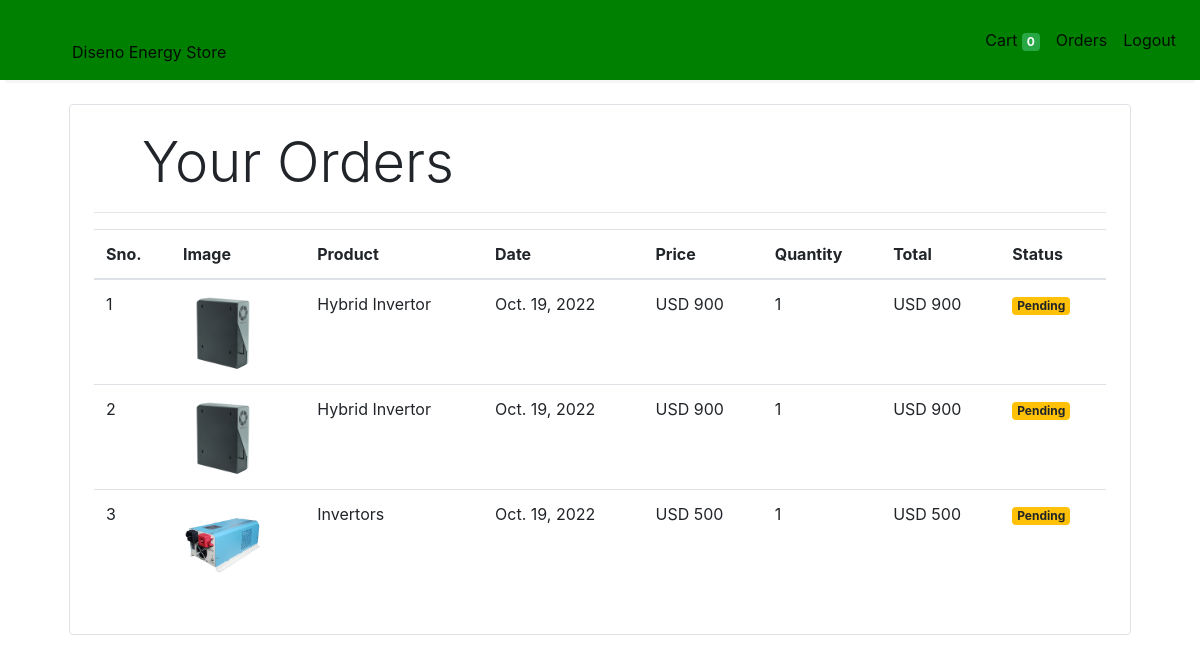
Page /orders (signed in) on the earlier database version.
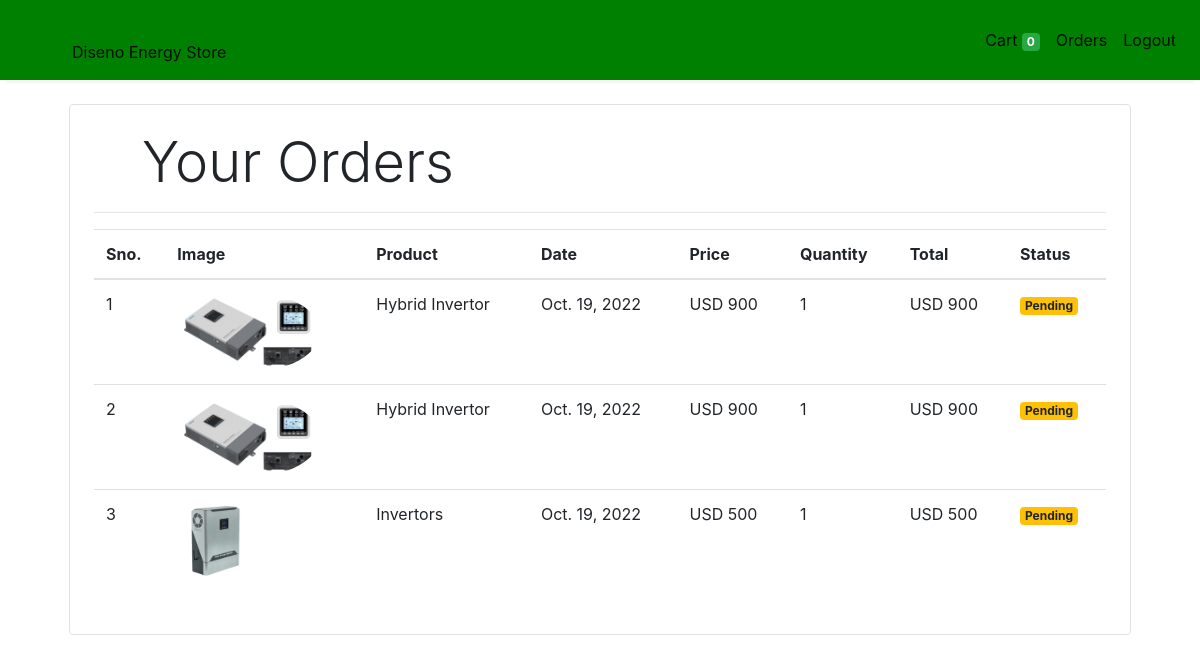
Same page on the later database version.
### store/models/orders.py (models this page shows, shortened)
class Order(models.Model):
    product = models.ForeignKey(Products,
                                on_delete=models.CASCADE)
    customer = models.ForeignKey(Customer,
                                 on_delete=models.CASCADE)
    quantity = models.IntegerField(default=1)
    price = models.IntegerField()
    address = models.CharField (max_length=50, default='', blank=True)
    phone = models.CharField (max_length=50, default='', blank=True)
    date = models.DateField (default=datetime.datetime.today)
    status = models.BooleanField (default=False)
    token = models.CharField(max_length=100, blank=True)
    date_ordered =  models.DateField (default=datetime.datetime.today)
    expected_delivery_date = models.DateField (default=datetime.datetime.today)
    transfer_code = models.CharField(max_length=100, blank=True)
    def __str__(self):
        return self.phone
    @staticmethod
    def get_orders_by_customer(customer_id):
        return Order.objects.filter(customer=customer_id).order_by('-date')

### store/models/product.py (models this page shows, shortened)
class Products(models.Model):
    name = models.CharField(max_length=60)
    price= models.IntegerField(default=0)
    category= models.ForeignKey(Category,on_delete=models.CASCADE,default=1 )
    description= models.CharField(max_length=250, default='', blank=True, null= True)
    image= models.ImageField(upload_to='uploads/products/')

### store/middlewares/auth.py (the view)
    def middleware(request):
        print(request.session.get('customer'))
        returnUrl = request.META['PATH_INFO']
        print(request.META['PATH_INFO'])
        if not request.session.get('customer'):
           return redirect(f'login?return_url={returnUrl}')
        response = get_response(request)
        return response

### store/templatetags/custom_filter.py (called while the page is built)
@register.filter(name='currency')
def currency(number):
    return "USD "+str(number)

@register.filter(name='multiply')
def multiply(number , number1):
    return number * number1

### store/views/orders.py (called while the page is built)
    def get(self , request ):
        customer = request.session.get('customer')
        orders = Order.get_orders_by_customer(customer)
        print(orders)
        return render(request , 'orders.html'  , {'orders' : orders})

### store/templates/orders.html
{% extends 'base.html' %}
{% block content %}
{% load cart %}
{% load custom_filter %}
<div class="container">
   <div class="border rounded p-4 m-4">
        <p class="display-4 pl-4 ml-4">Your Orders</p>
        <hr>
        <table class="table">
            <thead>
                <tr>
                    <th>Sno.</th>
                    <th>Image</th>
                    <th>Product</th>
                    <th>Date</th>
                    <th>Price</th>
                    <th>Quantity</th>
                    <th>Total</th>
                    <th>Status</th>
                </tr>
            </thead>
            <tbody>
                {% for order in orders %}
                <tr>
                    <td>{{forloop.counter}}</td>
                    <td><img style="height: 80px;" class="rounded-circle" src="{{order.product.image.url}}" alt=""></td>
                    <td>{{order.product.name}}</td>
                    <td>{{order.date}}</td>
                    <td>{{order.price|currency}}</td>
                    <td>{{order.quantity}}</td>
                    <td>{{order.quantity|multiply:order.price|currency}}</td>
                    {% if order.status %}
                    <td><small class="badge badge-success">Completed</small></td>
                    {%else%}
                    <td><small class="badge badge-warning">Pending</small></td>
                    {% endif %}
                </tr>
                {% endfor %}
            </tbody>
        </table>
   </div>
</div>
{% endblock %}

Differences in the rows shown:
changed through a linked row, Order (number 1 of 3 on the later page): product.image: a different picture
changed through a linked row, Order (number 2 of 3 on the later page): product.image: a different picture
changed through a linked row, Order "USD 500": product.image: a different picture
